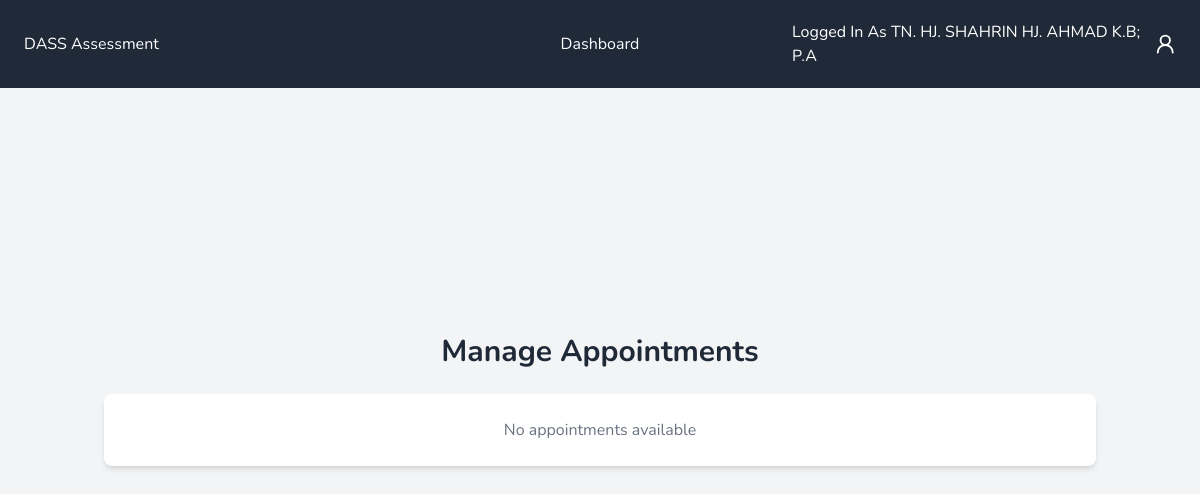
The app's page /counsellor/appointments (signed in), older data.
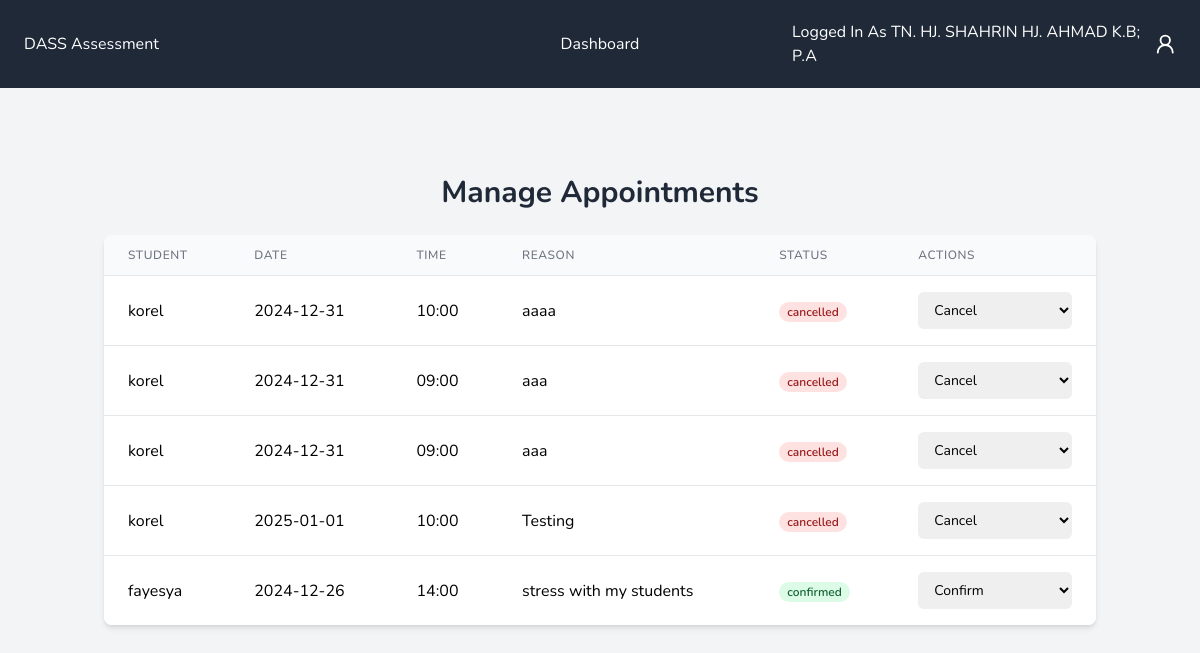
The same page, newer data.
### tables this page shows
CREATE TABLE appointments (
                id INTEGER PRIMARY KEY AUTOINCREMENT,
                student_id INTEGER NOT NULL,
                counsellor_id INTEGER NOT NULL,
                time TEXT NOT NULL,
                date TEXT NOT NULL,
                reason TEXT,
                status TEXT CHECK(status IN ('pending', 'confirmed', 'cancelled')) DEFAULT 'pending',
                created_at DATETIME DEFAULT CURRENT_TIMESTAMP,
                FOREIGN KEY (student_id) REFERENCES students (id),
                FOREIGN KEY (counsellor_id) REFERENCES counsellors (id)
            );

CREATE TABLE students (
            id INTEGER PRIMARY KEY AUTOINCREMENT,
            email TEXT UNIQUE NOT NULL,
            username TEXT UNIQUE NOT NULL,
            password TEXT NOT NULL,
            phone TEXT,
            age INTEGER,
            gender TEXT
        );

### app.py (the view)
@app.route("/counsellor/appointments")
@counsellor_login_required
def manage_appointments():
    try:
        conn = get_db_connection()
        cursor = conn.cursor()
        appointments = cursor.execute(
            """
            SELECT
                a.id,
                s.username as student_name,
                a.date,
                a.time,
                a.reason,
                a.status,
                a.created_at
            FROM appointments a
            JOIN students s ON a.student_id = s.id
            ORDER BY a.created_at DESC
            """
        ).fetchall()
        conn.close()
        return render_template("manage_appointments.html", appointments=appointments)
    except Exception as e:
        print(e)
        flash(f"Error fetching appointments: {str(e)}", "error")
        return redirect(url_for("index"))

### app.py (called while the page is built)
def counsellor_login_required(f):
    @functools.wraps(f)
    def decorated_function(*args, **kwargs):
        if not session.get("user_id") or session.get("role") != "counsellor":
            return redirect(url_for("counsellor_login"))
        return f(*args, **kwargs)
    return decorated_function

### database.py (called while the page is built)
def get_db_connection():
    conn = sqlite3.connect("dass.db")
    conn.row_factory = sqlite3.Row
    return conn

### templates/manage_appointments.html (shortened to what this page needs)
{% extends "base.html" %}
{% block content %}
    <div class="container mx-auto px-4 py-16">
        <h1 class="text-3xl font-bold mb-6 text-center text-gray-800">Manage Appointments</h1>
        <div class="bg-white shadow-md rounded-lg overflow-hidden">
            {% if appointments %}
                <table class="min-w-full divide-y divide-gray-200">
                    <thead class="bg-gray-50">
                    <tr>
                        <th class="px-6 py-3 text-left text-xs font-medium text-gray-500 uppercase tracking-wider">
                            Student
                        </th>
                        <th class="px-6 py-3 text-left text-xs font-medium text-gray-500 uppercase tracking-wider">
                            Date
                        </th>
                        <th class="px-6 py-3 text-left text-xs font-medium text-gray-500 uppercase tracking-wider">
                            Time
                        </th>
                        <th class="px-6 py-3 text-left text-xs font-medium text-gray-500 uppercase tracking-wider">
                            Reason
                        </th>
                        <th class="px-6 py-3 text-left text-xs font-medium text-gray-500 uppercase tracking-wider">
                            Status
                        </th>
                        <th class="px-6 py-3 text-left text-xs font-medium text-gray-500 uppercase tracking-wider">
                            Actions
                        </th>
                    </tr>
                    </thead>
                    <tbody class="bg-white divide-y divide-gray-200">
                    {% for appointment in appointments %}
                        <tr>
                            <td class="px-6 py-4 whitespace-nowrap">{{ appointment.student_name }}</td>
                            <td class="px-6 py-4 whitespace-nowrap">{{ appointment.date }}</td>
                            <td class="px-6 py-4 whitespace-nowrap">{{ appointment.time }}</td>
                            <td class="px-6 py-4">{{ appointment.reason or 'No reason provided' }}</td>
                            <td class="px-6 py-4 whitespace-nowrap">
                        <span class="
                                px-2 inline-flex text-xs leading-5 font-semibold rounded-full
                                {% if appointment.status == 'pending' %}bg-yellow-100 text-yellow-800
                                {% elif appointment.status == 'confirmed' %}bg-green-100 text-green-800
                                {% else %}bg-red-100 text-red-800{% endif %}">
                            {{ appointment.status }}
                        </span>
                            </td>
                            <td class="px-6 py-4 whitespace-nowrap">
                                <form action="{{ url_for('update_appointment', appointment_id=appointment.id) }}"
                                      method="POST"
                                      class="inline">
                                    <select name="status" onchange="this.form.submit()"
                                            class="block w-full pl-3 pr-10 py-2 text-base border-gray-300 focus:outline-none focus:ring-indigo-500 focus:border-indigo-500 sm:text-sm rounded-md">
                                        <option value="confirmed"
                                                {% if appointment.status=='confirmed' %}selected{% endif %}>
                                            Confirm
                                        </option>
                                        <option value="cancelled"
                                                {% if appointment.status=='cancelled' %}selected{% endif %}>
                                            Cancel
                                        </option>
                                    </select>
                                </form>
                            </td>
                        </tr>
                    {% endfor %}
                    </tbody>
                </table>
            {% else %}
                <div class="p-6 text-center text-gray-500">
                    No appointments available
                </div>
            {% endif %}
        </div>
    </div>
{% endblock %}

### templates/base.html (shortened to what this page needs)
<!DOCTYPE html>
<html lang="en">
<head>
    <script src="https://cdn.tailwindcss.com"></script>
</head>
<body class="bg-gray-100 min-h-screen flex flex-col items-center justify-center">
<nav class="p-5 bg-gray-800 text-white w-full fixed top-0 flex items-center justify-center z-10">
    <ul class="flex w-full max-w-6xl items-center justify-center">
        <a class="basis-1/3" href="{{ url_for('index') }}">DASS Assessment</a>
        {% if session.role == "student" %}
            <ul class="basis-1/3 flex space-x-4 justify-center">
                <li>
                    <a href="/">Home</a>
                </li>
                <li>
                    <a href="/question/1">Questions</a>
                </li>
                <li>
                    <a href="/results">Results</a>
                </li>
                <li>
                    <a href="/appointments">Appointments</a>
                </li>
            </ul>
        {% elif session.role == "counsellor" %}
            <ul class="basis-1/3 flex space-x-4 justify-center">
                <li>
                    <a href="/counsellor/dashboard">Dashboard</a>
                </li>
            </ul>
        {% else %}
            <ul class="basis-1/3 flex space-x-4 justify-center">
                <li>
                    <a href="/">Home</a>
                </li>
            </ul>
        {% endif %}
        <div class="basis-1/3 inline-flex items-center justify-end relative">
            {% if session.user_id %}
                <a href="/user/settings" id="settings" class="flex items-center space-x-2">
                    <span class="capitalize" id="username">Logged in as {{ session.username }}</span>
                    <i data-lucide="user-round"></i>
                </a>
            {% else %}
                <li>
                    <a href="/login">Login</a>
                </li>
            {% endif %}
        </div>
    </ul>
</nav>
{% block content %} {% endblock content %}
</body>
</html>

### templates/base.html (style rules this page uses)
body { font-family: "Nunito", sans-serif; }

Row changes from the older to the newer data that the page shows:
added appointments: student_name "korel", date "2024-12-31", time "10:00", reason "aaaa", status "cancelled", status "Cancel"
added appointments: student_name "korel", date "2024-12-31", time "09:00", reason "aaa", status "cancelled", status "Cancel"
added appointments: student_name "korel", date "2024-12-31", time "09:00", reason "aaa", status "cancelled", status "Cancel"
added appointments: student_name "korel", date "2025-01-01", time "10:00", reason "Testing", status "cancelled", status "Cancel"
added appointments: student_name "fayesya", date "2024-12-26", time "14:00", reason "stress with my students", status "confirmed", status "Confirm"
Text that changed along with them:
text no longer shown: "No appointments available"
text now shown: "STUDENT DATE TIME REASON STATUS ACTIONS"
